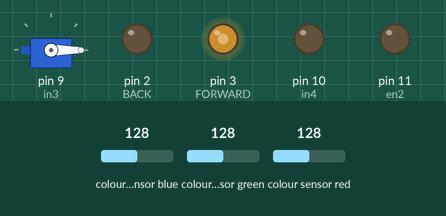
A sketch run on a simulated Arduino Uno, built with avr-gcc and run on an emulated ATmega328P. Parts: servo, output pins drawn as LEDs (lit = HIGH). Wiring (inferred from the names in the program): TCS3200 colour sensor: output pin 8; S2 pin 7; S3 pin 6; S0 pin 4; S1 pin 5. Inputs (shaded band) come from the test bench; at power-on: colour sensor blue 128, colour sensor green 128, colour sensor red 128. Pins used as bus, display or sensor lines are not drawn; what the sketch prints to the serial monitor is not drawn.

Above: at 0.2 s.
Timing chart, 0 to 1.7 s (numbered marks = the images above):
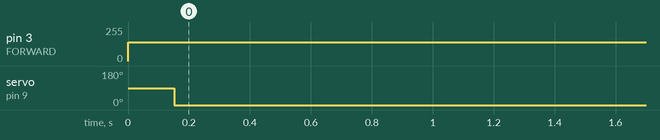

Measured:
- by itself, pin 3 (FORWARD): 0/255 → 140/255 at 0.00 s
- by itself, servo on pin 9 (in3): 90° → 0° at 0.15 s

The sketch:

conveyor2.ino
```cpp
#include <Servo.h>

Servo dropServo;

#define S0 4
#define S1 5
#define S2 7
#define S3 6
#define sensorOut 8
#define in3 9
#define in4 10
#define en2 11
#define FORWARD 3
#define BACK 2


unsigned char Forward_Speed = 140;
unsigned char Back_Speed = 100;


int GetColor() {
  int frequency = 0;
  int sortColor = 0;
  int color = 0;

  digitalWrite(S2, LOW);
  digitalWrite(S3, LOW);
  frequency = pulseIn(sensorOut, LOW);
  int R = frequency;
  Serial.print("Red = ");
  Serial.print(frequency);
  Serial.print("   ");
  delay(50);

  digitalWrite(S2, LOW);
  digitalWrite(S3, HIGH);
  frequency = pulseIn(sensorOut, LOW);
  int B = frequency;
  Serial.print("Blue = ");
  Serial.print(frequency);
  Serial.println("   ");
  delay(50);

  digitalWrite(S2, HIGH);
  digitalWrite(S3, HIGH);
  frequency = pulseIn(sensorOut, LOW);
  int G = frequency;
  Serial.print("Green = ");
  Serial.print(frequency);
  Serial.print("   ");
  delay(50);

  if (R < 50) {
   dropServo.write(0);
  } else if (B < 70) {
     dropServo.write(90);
  } else {
//    color = 0;
  }
  return color;
}

void setup()
{
  pinMode(S0, OUTPUT);
  pinMode(S1, OUTPUT);
  pinMode(S2, OUTPUT);
  pinMode(S3, OUTPUT);
  pinMode(in3, OUTPUT);
  pinMode(in4, OUTPUT);
  pinMode(en2, OUTPUT);
  pinMode(FORWARD, OUTPUT);
  pinMode(BACK, OUTPUT);


  pinMode(sensorOut, INPUT);

  digitalWrite(S0, HIGH);
  digitalWrite(S1, LOW);

 dropServo.attach(9);

  Serial.begin(9600);
}

void loop()
{
  analogWrite(FORWARD, Forward_Speed);

  GetColor();


//  while (true) {
//
//    while (Serial.available() == 0);
//
//    char data = Serial.read();
//    if (data == '1') {
//      break;
//    } else if (data == '2') {
//      sortColor = RED;
//    } else {
//
//    }
//  }
//
//  while (GetColor() == 0) {
//
//  }
//
//  if (GetColor() == sortColor) {
//    dropServo.write(20);
//  } else {
//    dropServo.write(0);
//  }


}
```
